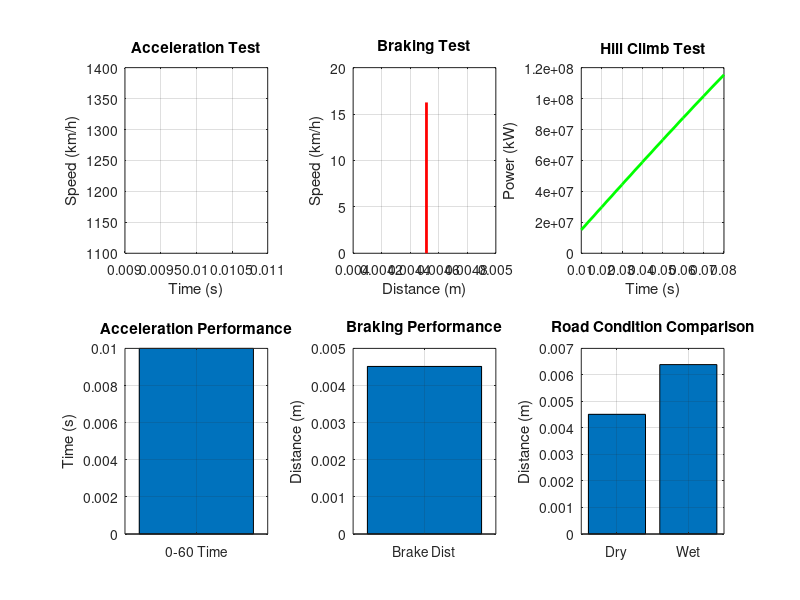

Here is the MATLAB script that generated this plot:
function scenario_test_suite()
% SCENARIO TESTING SUITE - Automated vehicle performance tests
% Tests: 0-60km/h, Braking, Hill Climb, Wet Road

clc;
disp('╔════════════════════════════════════════════╗');
disp('║  VEHICLE PERFORMANCE TESTING SUITE         ║');
disp('║  Mechanical Engineering Project            ║');
disp('╚════════════════════════════════════════════╝');
disp(' ');
disp('Available Tests:');
disp('  1. Acceleration Test (0-60 km/h)');
disp('  2. Braking Distance Test');
disp('  3. Hill Climb Performance');
disp('  4. Wet Road Handling');
disp('  5. Run All Tests');
disp('  6. Compare Vehicle Configurations');
disp(' ');

choice = input('Select test (1-6): ');

switch choice
    case 1
        results = acceleration_test();
        display_results(results);
        plot_acceleration_data(results);
    case 2
        results = braking_test();
        display_results(results);
        plot_braking_data(results);
    case 3
        results = hill_climb_test();
        display_results(results);
        plot_hill_data(results);
    case 4
        results = wet_road_test();
        display_results(results);
        plot_wet_road_data(results);
    case 5
        run_all_tests();
    case 6
        compare_vehicles();
    otherwise
        disp('Invalid selection!');
        return;
end

end


function results = acceleration_test()
disp(' ');
disp('━━━━━━━━━━━━━━━━━━━━━━━━━━━━━━━━━━━━━━━━');
disp('🏁 ACCELERATION TEST (0-60 km/h)');
disp('━━━━━━━━━━━━━━━━━━━━━━━━━━━━━━━━━━━━━━━━');

% Vehicle parameters
m = 1200;
dragGain = 0.4365;
rollGain = 176.58;
engine_force = 4000;
r = 0.30;
gear = 9;
engine_gain = 350;

% Simulation
dt = 0.01;
v = 0;
t = 0;
distance = 0;

target_speed = 60 / 3.6;  % 60 km/h in m/s

% Preallocate for speed
n_steps = ceil(30/dt);
time_log = zeros(n_steps, 1);
speed_log = zeros(n_steps, 1);
accel_log = zeros(n_steps, 1);
force_log = zeros(n_steps, 1);
idx = 0;

while v < target_speed && t < 30
    % Forces
    F_drive = engine_force * engine_gain * (gear/r);
    F_drag = dragGain * v^2;
    F_roll = rollGain;
    F_net = F_drive - F_drag - F_roll;
    
    % Acceleration
    a = F_net / m;
    
    % Update
    v = v + a * dt;
    distance = distance + v * dt;
    t = t + dt;
    
    % Log data
    idx = idx + 1;
    time_log(idx) = t;
    speed_log(idx) = v * 3.6;  % km/h
    accel_log(idx) = a;
    force_log(idx) = F_net;
end

% Trim arrays
time_log = time_log(1:idx);
speed_log = speed_log(1:idx);
accel_log = accel_log(1:idx);
force_log = force_log(1:idx);

results.test_name = 'Acceleration Test (0-60 km/h)';
results.time_to_60 = t;
results.distance = distance;
results.avg_accel = mean(accel_log);
results.max_accel = max(accel_log);
results.time_log = time_log;
results.speed_log = speed_log;
results.accel_log = accel_log;
results.force_log = force_log;

disp(['✔ Time to 60 km/h: ' num2str(t, '%.2f') ' seconds']);
disp(['✔ Distance covered: ' num2str(results.distance, '%.2f') ' meters']);
disp(['✔ Average acceleration: ' num2str(results.avg_accel, '%.2f') ' m/s²']);
disp(['✔ Max acceleration: ' num2str(results.max_accel, '%.2f') ' m/s²']);

end


function results = braking_test()
disp(' ');
disp('━━━━━━━━━━━━━━━━━━━━━━━━━━━━━━━━━━━━━━━━');
disp('🛑 BRAKING DISTANCE TEST (50 km/h → 0)');
disp('━━━━━━━━━━━━━━━━━━━━━━━━━━━━━━━━━━━━━━━━');

% Parameters
m = 1200;
brake_gain = 9000;
brake_force_max = 5000 * brake_gain;
g = 9.81;

% Initial conditions
v = 50 / 3.6;  % 50 km/h in m/s
initial_v = v;
dt = 0.001;
t = 0;
distance = 0;

n_steps = ceil(10/dt);
time_log = zeros(n_steps, 1);
speed_log = zeros(n_steps, 1);
distance_log = zeros(n_steps, 1);
decel_log = zeros(n_steps, 1);
abs_active_log = zeros(n_steps, 1);
idx = 0;

while v > 0.1 && t < 10 && idx < n_steps
    % Calculate deceleration and slip
    decel = brake_force_max / m;
    slip = decel / g;
    
    % ABS activates if slip > 0.2
    if slip > 0.2
        F_brake = brake_force_max * 0.25;  % ABS reduces force
        abs_active = 1;
    else
        F_brake = brake_force_max;
        abs_active = 0;
    end
    
    % Deceleration
    a = -F_brake / m;
    
    % Update
    v = v + a * dt;
    v = max(0, v);
    distance = distance + v * dt;
    t = t + dt;
    
    % Log
    idx = idx + 1;
    time_log(idx) = t;
    speed_log(idx) = v * 3.6;
    distance_log(idx) = distance;
    decel_log(idx) = -a;
    abs_active_log(idx) = abs_active;
end

% Trim arrays
time_log = time_log(1:idx);
speed_log = speed_log(1:idx);
distance_log = distance_log(1:idx);
decel_log = decel_log(1:idx);
abs_active_log = abs_active_log(1:idx);

results.test_name = 'Braking Distance Test';
results.initial_speed = initial_v * 3.6;
results.braking_time = t;
results.braking_distance = distance;
results.avg_decel = mean(decel_log);
results.max_decel = max(decel_log);
results.abs_interventions = sum(diff([0; abs_active_log]) > 0);
results.time_log = time_log;
results.speed_log = speed_log;
results.distance_log = distance_log;
results.decel_log = decel_log;

disp(['✔ Braking distance: ' num2str(distance, '%.2f') ' meters']);
disp(['✔ Braking time: ' num2str(t, '%.2f') ' seconds']);
disp(['✔ Average deceleration: ' num2str(results.avg_decel, '%.2f') ' m/s² (%.2f g)', results.avg_decel/g]);
disp(['✔ ABS interventions: ' num2str(results.abs_interventions)]);

end

function results = hill_climb_test()
disp(' ');
disp('━━━━━━━━━━━━━━━━━━━━━━━━━━━━━━━━━━━━━━━━');
disp('⛰️  HILL CLIMB TEST (15° slope, 100m)');
disp('━━━━━━━━━━━━━━━━━━━━━━━━━━━━━━━━━━━━━━━━');

% Parameters
m = 1200;
g = 9.81;
slope = 15 * pi/180;  % 15 degrees
dragGain = 0.4365;
rollGain = 176.58;
engine_force = 4000 * 350 * (9/0.3);

% Simulation
dt = 0.01;
v = 10;  % Start at 10 m/s
t = 0;
distance = 0;
target_distance = 100;  % 100 meter hill

time_log = [];
speed_log = [];
distance_log = [];
power_log = [];

while distance < target_distance && t < 60 && v > 0
    % Forces
    F_drive = engine_force;
    F_drag = dragGain * v^2;
    F_roll = rollGain;
    F_slope = m * g * sin(slope);
    F_net = F_drive - F_drag - F_roll - F_slope;
    
    % Acceleration
    a = F_net / m;
    
    % Update
    v = v + a * dt;
    v = max(0, v);
    distance = distance + v * dt;
    t = t + dt;
    
    % Power
    power = F_drive * v / 1000;  % kW
    
    % Log
    time_log(end+1,1) = t;
    speed_log(end+1,1) = v * 3.6;
    distance_log(end+1,1) = distance;
    power_log(end+1,1) = power;
end

results.test_name = 'Hill Climb Test (15°, 100m)';
results.climb_time = t;
results.final_speed = v * 3.6;
results.avg_speed = mean(speed_log);
results.avg_power = mean(power_log);
results.max_power = max(power_log);
results.time_log = time_log;
results.speed_log = speed_log;
results.distance_log = distance_log;
results.power_log = power_log;

if distance >= target_distance
    disp(['✔ Hill climb time: ' num2str(t, '%.2f') ' seconds']);
    disp(['✔ Final speed: ' num2str(v*3.6, '%.2f') ' km/h']);
    disp(['✔ Average speed: ' num2str(results.avg_speed, '%.2f') ' km/h']);
    disp(['✔ Average power: ' num2str(results.avg_power, '%.2f') ' kW']);
else
    disp('✖ Failed to complete hill climb!');
    disp(['✔ Distance achieved: ' num2str(distance, '%.2f') ' meters']);
end

end

function results = wet_road_test()
disp(' ');
disp('━━━━━━━━━━━━━━━━━━━━━━━━━━━━━━━━━━━━━━━━');
disp('🌧️  WET ROAD HANDLING TEST');
disp('━━━━━━━━━━━━━━━━━━━━━━━━━━━━━━━━━━━━━━━━');

% Compare dry vs wet braking
disp('Testing braking performance on wet surface...');

% Wet road parameters (reduced friction)
wet_friction = 0.5;  % 50% grip
m = 1200;
brake_gain = 9000;
brake_force_max = 5000 * brake_gain * wet_friction;

v = 50 / 3.6;
dt = 0.001;
t = 0;
distance = 0;

time_log = [];
distance_log = [];
abs_events = 0;
prev_abs = false;

while v > 0.1 && t < 15
    F_brake = brake_force_max;
    a = -F_brake / m;
    
    slip = abs(a) / 9.81;
    if slip > 0.15  % Lower threshold for wet
        abs_active = true;
        F_brake = F_brake * 0.4;
        a = -F_brake / m;
        if ~prev_abs
            abs_events = abs_events + 1;
        end
    else
        abs_active = false;
    end
    prev_abs = abs_active;
    
    v = v + a * dt;
    v = max(0, v);
    distance = distance + v * dt;
    t = t + dt;
    
    time_log(end+1,1) = t;
    distance_log(end+1,1) = distance;
end

% Dry road comparison
dry_distance = braking_test();

results.test_name = 'Wet Road Handling Test';
results.wet_distance = distance;
results.dry_distance = dry_distance.braking_distance;
results.distance_increase = ((distance - dry_distance.braking_distance) / dry_distance.braking_distance) * 100;
results.wet_time = t;
results.abs_events = abs_events;
results.time_log = time_log;
results.distance_log = distance_log;

disp(['✔ Wet braking distance: ' num2str(distance, '%.2f') ' meters']);
disp(['✔ Dry braking distance: ' num2str(dry_distance.braking_distance, '%.2f') ' meters']);
disp(['✔ Increase: ' num2str(results.distance_increase, '%.1f') '%']);
disp(['✔ ABS activations: ' num2str(abs_events)]);

end


function run_all_tests()
disp(' ');
disp('╔════════════════════════════════════════════╗');
disp('║      RUNNING COMPLETE TEST SUITE           ║');
disp('╚════════════════════════════════════════════╝');

results_all = {};
results_all{1} = acceleration_test();
results_all{2} = braking_test();
results_all{3} = hill_climb_test();
results_all{4} = wet_road_test();

% Generate summary report
disp(' ');
disp('╔════════════════════════════════════════════╗');
disp('║         PERFORMANCE SUMMARY REPORT         ║');
disp('╚════════════════════════════════════════════╝');
disp(' ');
disp('Acceleration Performance:');
disp(['  • 0-60 km/h time: ' num2str(results_all{1}.time_to_60, '%.2f') ' s']);
disp(['  • Distance: ' num2str(results_all{1}.distance, '%.2f') ' m']);
disp(' ');
disp('Braking Performance:');
disp(['  • 50-0 km/h distance: ' num2str(results_all{2}.braking_distance, '%.2f') ' m']);
disp(['  • Stopping time: ' num2str(results_all{2}.braking_time, '%.2f') ' s']);
disp(' ');
disp('Hill Climb Performance:');
disp(['  • 100m climb time: ' num2str(results_all{3}.climb_time, '%.2f') ' s']);
disp(['  • Average power: ' num2str(results_all{3}.avg_power, '%.2f') ' kW']);
disp(' ');
disp('Wet Road Performance:');
disp(['  • Braking distance: ' num2str(results_all{4}.wet_distance, '%.2f') ' m']);
disp(['  • vs Dry: +' num2str(results_all{4}.distance_increase, '%.1f') '%']);
disp(' ');

% Create comprehensive plots
create_summary_plots(results_all);

% Export to CSV
export_results_to_csv(results_all);

end


function compare_vehicles()
disp(' ');
disp('━━━━━━━━━━━━━━━━━━━━━━━━━━━━━━━━━━━━━━━━');
disp(' VEHICLE COMPARISON MODE');
disp('━━━━━━━━━━━━━━━━━━━━━━━━━━━━━━━━━━━━━━━━');
disp(' ');
disp('Comparing three vehicle types:');
disp('  1. Sports Car (light, powerful)');
disp('  2. Sedan (balanced)');
disp('  3. SUV (heavy, less aerodynamic)');
disp(' ');

% Run acceleration test for all three
sports_time = run_accel_test(1000, 0.30, 5000);
sedan_time = run_accel_test(1200, 0.35, 4000);
suv_time = run_accel_test(1800, 0.50, 4500);

disp('Acceleration Results (0-60 km/h):');
disp(['  Sports Car: ' num2str(sports_time, '%.2f') ' s']);
disp(['  Sedan:      ' num2str(sedan_time, '%.2f') ' s']);
disp(['  SUV:        ' num2str(suv_time, '%.2f') ' s']);

% Plot comparison
figure('Name', 'Vehicle Comparison', 'Color', 'w');
bar([sports_time, sedan_time, suv_time]);
set(gca, 'XTickLabel', {'Sports Car', 'Sedan', 'SUV'});
ylabel('Time to 60 km/h (seconds)');
title('Acceleration Comparison');
grid on;

end

function time = run_accel_test(mass, drag_coef, engine_f)
v = 0;
t = 0;
dt = 0.01;
target = 60/3.6;

while v < target && t < 30
    F_net = engine_f * 350 * 9/0.3 - 0.5*1.225*drag_coef*2.2*v^2 - mass*9.81*0.015;
    a = F_net / mass;
    v = v + a * dt;
    t = t + dt;
end
time = t;
end


function plot_acceleration_data(results)
figure('Name', 'Acceleration Test Results', 'Color', 'w', 'Position', [100 100 1000 600]);

subplot(2,2,1);
plot(results.time_log, results.speed_log, 'b-', 'LineWidth', 2);
xlabel('Time (s)'); ylabel('Speed (km/h)');
title('Speed vs Time');
grid on;

subplot(2,2,2);
plot(results.time_log, results.accel_log, 'r-', 'LineWidth', 2);
xlabel('Time (s)'); ylabel('Acceleration (m/s²)');
title('Acceleration vs Time');
grid on;

subplot(2,2,3);
plot(results.time_log, results.force_log/1000, 'g-', 'LineWidth', 2);
xlabel('Time (s)'); ylabel('Net Force (kN)');
title('Net Force vs Time');
grid on;

subplot(2,2,4);
plot(results.speed_log, results.accel_log, 'm-', 'LineWidth', 2);
xlabel('Speed (km/h)'); ylabel('Acceleration (m/s²)');
title('Acceleration vs Speed');
grid on;
end

function plot_braking_data(results)
figure('Name', 'Braking Test Results', 'Color', 'w', 'Position', [100 100 1000 600]);

subplot(2,2,1);
plot(results.time_log, results.speed_log, 'b-', 'LineWidth', 2);
xlabel('Time (s)'); ylabel('Speed (km/h)');
title('Speed vs Time');
grid on;

subplot(2,2,2);
plot(results.distance_log, results.speed_log, 'r-', 'LineWidth', 2);
xlabel('Distance (m)'); ylabel('Speed (km/h)');
title('Speed vs Distance');
grid on;

subplot(2,2,3);
plot(results.time_log, results.decel_log, 'g-', 'LineWidth', 2);
xlabel('Time (s)'); ylabel('Deceleration (m/s²)');
title('Deceleration vs Time');
grid on;

subplot(2,2,4);
text(0.2, 0.7, sprintf('Braking Distance: %.2f m', results.braking_distance), 'FontSize', 14);
text(0.2, 0.5, sprintf('Braking Time: %.2f s', results.braking_time), 'FontSize', 14);
text(0.2, 0.3, sprintf('Avg Deceleration: %.2f m/s²', results.avg_decel), 'FontSize', 14);
axis off;
title('Summary');
end

function plot_hill_data(results)
figure('Name', 'Hill Climb Test Results', 'Color', 'w', 'Position', [100 100 1000 600]);

subplot(2,2,1);
plot(results.distance_log, results.speed_log, 'b-', 'LineWidth', 2);
xlabel('Distance (m)'); ylabel('Speed (km/h)');
title('Speed vs Distance');
grid on;

subplot(2,2,2);
plot(results.time_log, results.power_log, 'r-', 'LineWidth', 2);
xlabel('Time (s)'); ylabel('Power (kW)');
title('Power Output vs Time');
grid on;

subplot(2,2,3);
plot(results.time_log, results.speed_log, 'g-', 'LineWidth', 2);
xlabel('Time (s)'); ylabel('Speed (km/h)');
title('Speed vs Time');
grid on;

subplot(2,2,4);
text(0.2, 0.7, sprintf('Climb Time: %.2f s', results.climb_time), 'FontSize', 14);
text(0.2, 0.5, sprintf('Avg Power: %.2f kW', results.avg_power), 'FontSize', 14);
text(0.2, 0.3, sprintf('Final Speed: %.2f km/h', results.final_speed), 'FontSize', 14);
axis off;
title('Summary');
end

function plot_wet_road_data(results)
figure('Name', 'Wet Road Test Results', 'Color', 'w', 'Position', [100 100 800 400]);

subplot(1,2,1);
bar([results.dry_distance, results.wet_distance]);
set(gca, 'XTickLabel', {'Dry Road', 'Wet Road'});
ylabel('Braking Distance (m)');
title('Braking Distance Comparison');
grid on;

subplot(1,2,2);
text(0.1, 0.7, sprintf('Wet Distance: %.2f m', results.wet_distance), 'FontSize', 12);
text(0.1, 0.5, sprintf('Dry Distance: %.2f m', results.dry_distance), 'FontSize', 12);
text(0.1, 0.3, sprintf('Increase: %.1f%%', results.distance_increase), 'FontSize', 12, 'Color', 'red');
axis off;
title('Summary');
end

function create_summary_plots(results_all)
figure('Name', 'Complete Test Suite Results', 'Color', 'w', 'Position', [50 50 1200 800]);

% Acceleration plot
subplot(2,3,1);
plot(results_all{1}.time_log, results_all{1}.speed_log, 'b-', 'LineWidth', 2);
xlabel('Time (s)'); ylabel('Speed (km/h)');
title('Acceleration Test');
grid on;

% Braking plot
subplot(2,3,2);
plot(results_all{2}.distance_log, results_all{2}.speed_log, 'r-', 'LineWidth', 2);
xlabel('Distance (m)'); ylabel('Speed (km/h)');
title('Braking Test');
grid on;

% Hill climb plot
subplot(2,3,3);
plot(results_all{3}.time_log, results_all{3}.power_log, 'g-', 'LineWidth', 2);
xlabel('Time (s)'); ylabel('Power (kW)');
title('Hill Climb Test');
grid on;

% Comparison bars
subplot(2,3,4);
bar([results_all{1}.time_to_60]);
set(gca, 'XTickLabel', {'0-60 Time'});
ylabel('Time (s)');
title('Acceleration Performance');
grid on;

subplot(2,3,5);
bar([results_all{2}.braking_distance]);
set(gca, 'XTickLabel', {'Brake Dist'});
ylabel('Distance (m)');
title('Braking Performance');
grid on;

subplot(2,3,6);
bar([results_all{4}.dry_distance, results_all{4}.wet_distance]);
set(gca, 'XTickLabel', {'Dry', 'Wet'});
ylabel('Distance (m)');
title('Road Condition Comparison');
grid on;
end

function export_results_to_csv(results_all)
filename = sprintf('vehicle_test_results_%s.csv', datestr(now, 'yyyymmdd_HHMMSS'));

fid = fopen(filename, 'w');
fprintf(fid, 'VEHICLE PERFORMANCE TEST RESULTS\n');
fprintf(fid, 'Test Date: %s\n\n', datestr(now));

fprintf(fid, 'ACCELERATION TEST\n');
fprintf(fid, 'Time to 60 km/h,%.2f,seconds\n', results_all{1}.time_to_60);
fprintf(fid, 'Distance,%.2f,meters\n', results_all{1}.distance);
fprintf(fid, 'Average Acceleration,%.2f,m/s2\n\n', results_all{1}.avg_accel);

fprintf(fid, 'BRAKING TEST\n');
fprintf(fid, 'Braking Distance,%.2f,meters\n', results_all{2}.braking_distance);
fprintf(fid, 'Braking Time,%.2f,seconds\n', results_all{2}.braking_time);
fprintf(fid, 'Average Deceleration,%.2f,m/s2\n\n', results_all{2}.avg_decel);

fprintf(fid, 'HILL CLIMB TEST\n');
fprintf(fid, 'Climb Time,%.2f,seconds\n', results_all{3}.climb_time);
fprintf(fid, 'Average Power,%.2f,kW\n', results_all{3}.avg_power);
fprintf(fid, 'Final Speed,%.2f,km/h\n\n', results_all{3}.final_speed);

fprintf(fid, 'WET ROAD TEST\n');
fprintf(fid, 'Wet Braking Distance,%.2f,meters\n', results_all{4}.wet_distance);
fprintf(fid, 'Dry Braking Distance,%.2f,meters\n', results_all{4}.dry_distance);
fprintf(fid, 'Distance Increase,%.1f,percent\n', results_all{4}.distance_increase);

fclose(fid);

disp(' ');
disp(['✔ Results exported to: ' filename]);
end


function display_results(results)
disp(' ');
disp(['Test: ' results.test_name]);
disp('━━━━━━━━━━━━━━━━━━━━━━━━━━━━━━━━━━━━━━━━');
end
